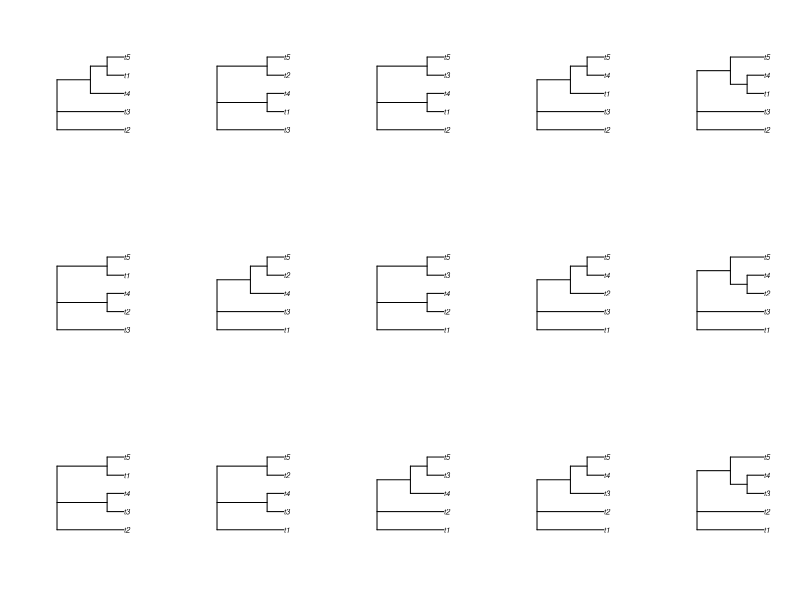

Source code (R):
library(phangorn)


### Name: allTrees
### Title: Compute all trees topologies.
### Aliases: allTrees
### Keywords: cluster

### ** Examples


trees <- allTrees(5)
par(mfrow = c(3,5))
for(i in 1:15)plot(trees[[i]])
